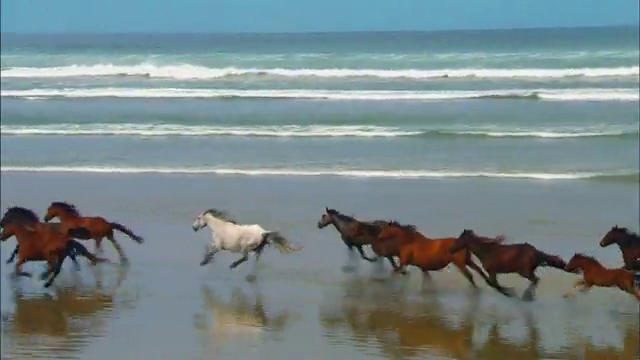
#> input picture frame 90 of Lab1/Wildlife.mp4, 640 x 360 px, given in place of the camera
$ python lab1.py
#> lines starting #> are read from the running program, lines starting #| are printed output that depends on the picture
import cv2

def zad1():
    cap = cv2.VideoCapture(0)
    key = ord('a')
    while key != ord('q'):
        ret, frame = cap.read()
#> frame is the input picture: shape (360, 640, 3); mean B, G, R 138.9, 136.4, 120.5
        img_gray = cv2.cvtColor(frame, cv2.COLOR_BGR2GRAY)
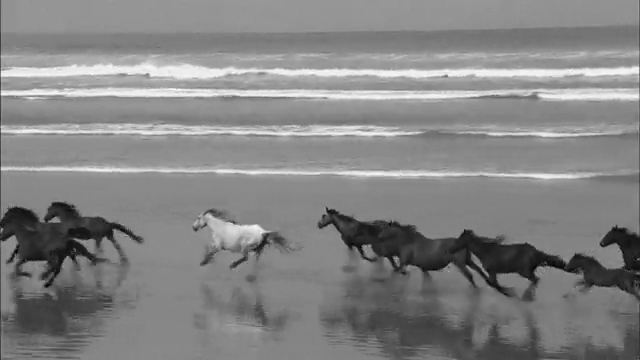
#> img_gray: shape (360, 640); min 0, max 253, mean 131.9
        img_filtered = cv2.GaussianBlur(img_gray, (7, 7), 1.5)
        img_edges = cv2.Canny(img_filtered, 0, 30, 3)
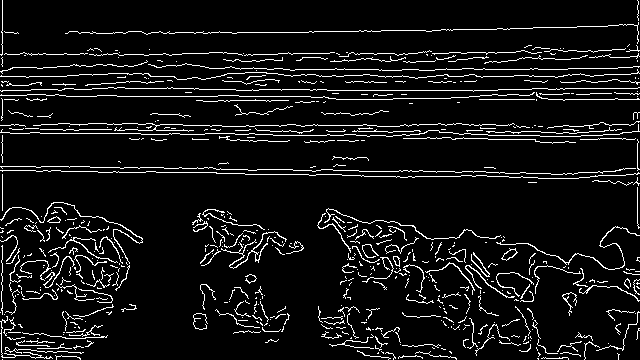
#> img_edges: shape (360, 640); 7.7% white in thin lines or dots
        cv2.imshow('result', img_edges)
        key = cv2.waitKey(30)
#> (key q is pressed here)
    cap.release()
    cv2.destroyAllWindows()


# [105 lines left out: functions zad2, zad3_a, zad3_b, zad4, zad4_b, zad5 and 2 more, not called in this run]


if __name__ == '__main__':
    zad1()

$ run again, starting later in the video
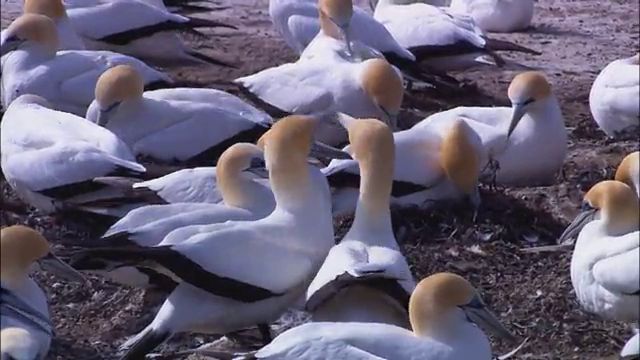
#> input picture frame 405 of Lab1/Wildlife.mp4, 640 x 360 px, given in place of the camera
#> in zad1, frame is the input picture: shape (360, 640, 3); mean B, G, R 117.2, 97.2, 104.3
#> in zad1, `img_filtered = cv2.GaussianBlur(img_gray, (7, 7), 1.5)`:
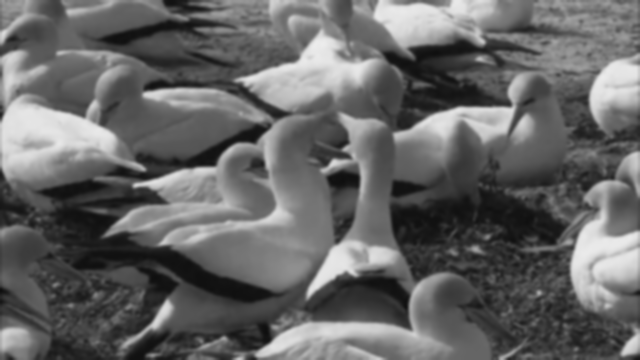
#> img_filtered: shape (360, 640); min 14, max 236, mean 101.7
#> in zad1, `img_edges = cv2.Canny(img_filtered, 0, 30, 3)`:
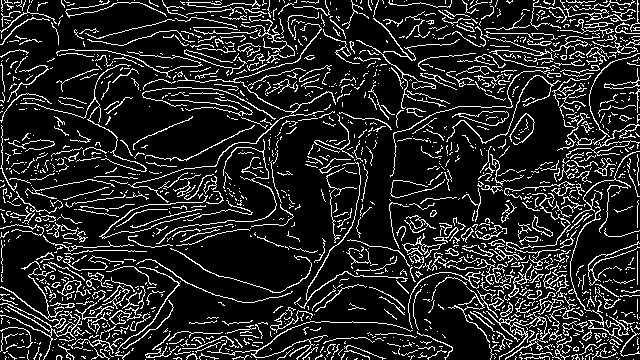
#> img_edges: shape (360, 640); 14.9% white in thin lines or dots

$ run again, starting later in the video
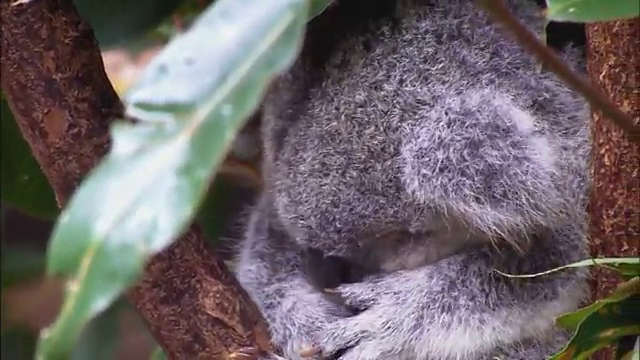
#> input picture frame 721 of Lab1/Wildlife.mp4, 640 x 360 px, given in place of the camera
#> in zad1, frame is the input picture: shape (360, 640, 3); mean B, G, R 104.4, 101.1, 110.2
#> in zad1, `img_filtered = cv2.GaussianBlur(img_gray, (7, 7), 1.5)`:
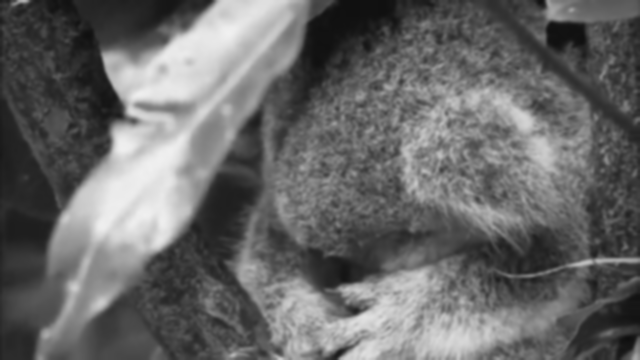
#> img_filtered: shape (360, 640); min 14, max 241, mean 104.1
#> in zad1, `img_edges = cv2.Canny(img_filtered, 0, 30, 3)`:
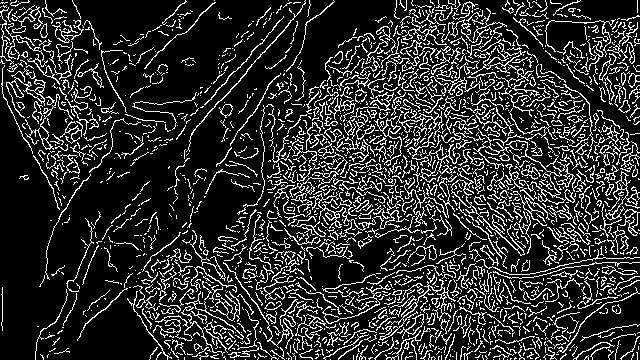
#> img_edges: shape (360, 640); 17.9% white in thin lines or dots
